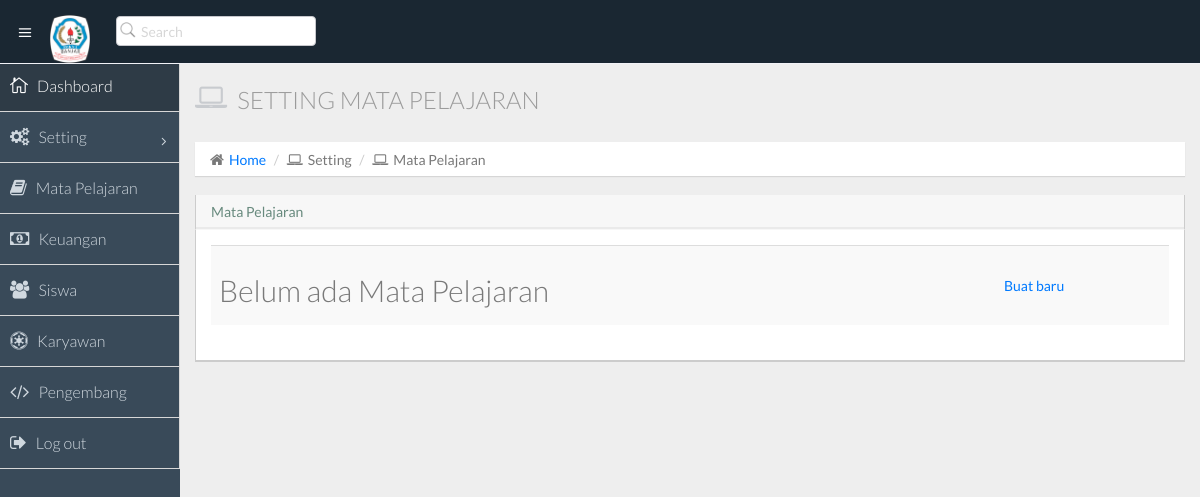
The page /setting/mapel/ (signed in) on the database as committed earlier.
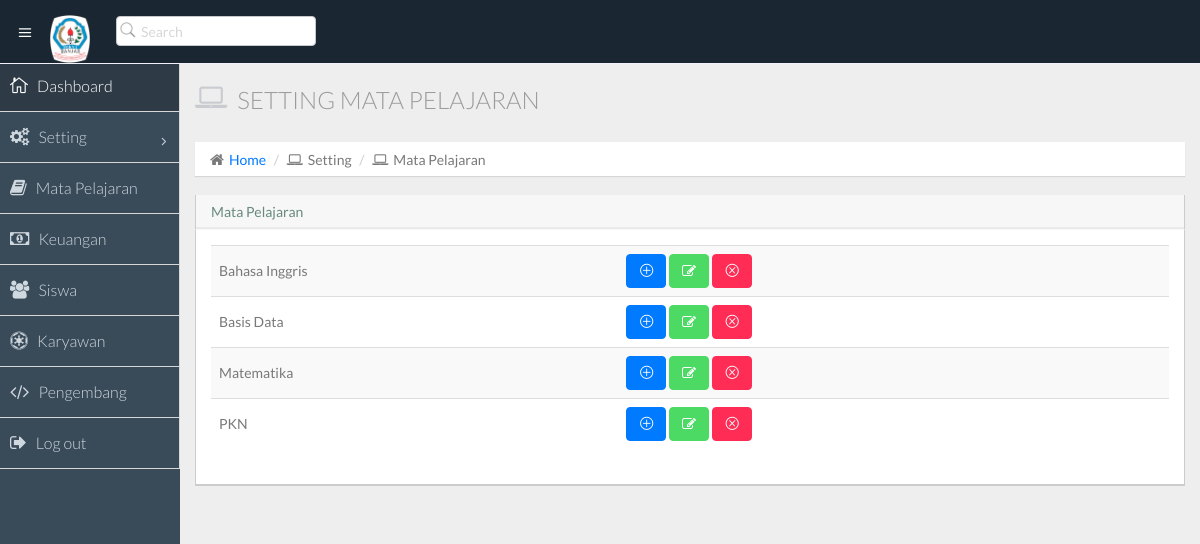
The same page on the database as committed later.
### utama/models.py (models this page shows)
class Mapel(models.Model):
    name = models.CharField(max_length=100, unique=True)
    class Meta:
        ordering = ['name']
    def __str__(self):
        return self.name

### utama/views.py (the view)
# urls.py: path('setting/mapel/', views.MapelView.as_view(), name='mpl-list'),
class MapelView(LoginRequiredMixin, ListView):
    queryset = models.Mapel.objects.all()

### templates/utama/mapel_list.html
{% extends 'html.html' %}
{% block page_title %}{% block title %}Setting Mata Pelajaran{% endblock %}{% endblock %}
{% block breadcrumb %}
<li><i class="fa fa-laptop"></i>Setting</li>
<li><i class="fa fa-laptop"></i>Mata Pelajaran</li>
{% endblock breadcrumb %}
{% block heading %}
Mata Pelajaran {% if messages %}{% for message in messages %}<span class="text-success">| {{ message }}</span>{% endfor %}{% endif %}
{% endblock heading %}
{% block content %}
<table class="table table-striped table-advance table-hover">
    <tbody>
        {% if object_list %}
        {% for object in object_list %}
        <tr>
            <td>{{ object }}</td>
            <td>
                <a href="{% url 'utama:mpl-add' %}" class="btn btn-primary"><i class="icon_plus_alt2"></i></a>
                <a href="{% url 'utama:mpl-edit' object.id %}" class="btn btn-success"><i class="fa fa-edit"></i></a>
                <a href="{% url 'utama:mpl-del' object.id %}" class="btn btn-danger"><i class="icon_close_alt2"></i></a>
            </td>
        </tr>
        {% endfor %}
        {% else %}
        <tr>
            <td><h2>Belum ada Mata Pelajaran</h2></td>
            <td><a href="{% url 'utama:mpl-add' %}">Buat baru</a></td>
        </tr>
        {% endif %}
    </tbody>
</table>
{% endblock content %}

Rows that differ between the two databases and show on the page:
added Mapel: name "Bahasa Inggris"
added Mapel: name "Basis Data"
added Mapel: name "Matematika"
added Mapel: name "PKN"
Other text that changed with them:
text no longer shown: "Belum ada Mata Pelajaran Buat baru"
